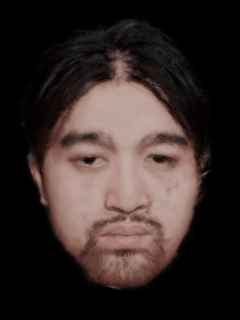
#> input picture images/compressed_renders/pitch_+00_yaw_+04.jpg, 240 x 320 px, found by its file name; its folder holds 4 pictures in this run
$ python generate_atlas.py
#> lines starting #> are read from the running program, lines starting #| are printed output that depends on the picture
from PIL import Image
import os, re

COMPRESSED_DIR = "images/compressed_renders"
OUTPUT_PATH = os.path.join(COMPRESSED_DIR, "atlas.jpg")

pitch_values = list(range(-10, 11, 2))
yaw_values = list(range(-20, 21, 2))

CELL_W, CELL_H = 240, 320
COLS, ROWS = len(yaw_values), len(pitch_values)
ATLAS_W, ATLAS_H = COLS * CELL_W, ROWS * CELL_H

pitch_to_row = {p: i for i, p in enumerate(pitch_values)}
yaw_to_col = {y: j for j, y in enumerate(yaw_values)}

atlas = Image.new("RGB", (ATLAS_W, ATLAS_H), (255, 255, 255))
#> atlas: PIL image 5040x3520 RGB; every value is 255
pattern = re.compile(r"pitch_([+-]\d+)_yaw_([+-]\d+)\.jpg")

for fname in os.listdir(COMPRESSED_DIR):
    m = pattern.match(fname)
    if not m:
        continue
    pitch, yaw = int(m.group(1)), int(m.group(2))
    row, col = pitch_to_row.get(pitch), yaw_to_col.get(yaw)
    if row is None or col is None:
        continue
    img = Image.open(os.path.join(COMPRESSED_DIR, fname))
#> img is the input picture: PIL image 240x320 RGB; mean R, G, B 54.6, 42.9, 40.4
    atlas.paste(img, (col * CELL_W, row * CELL_H))
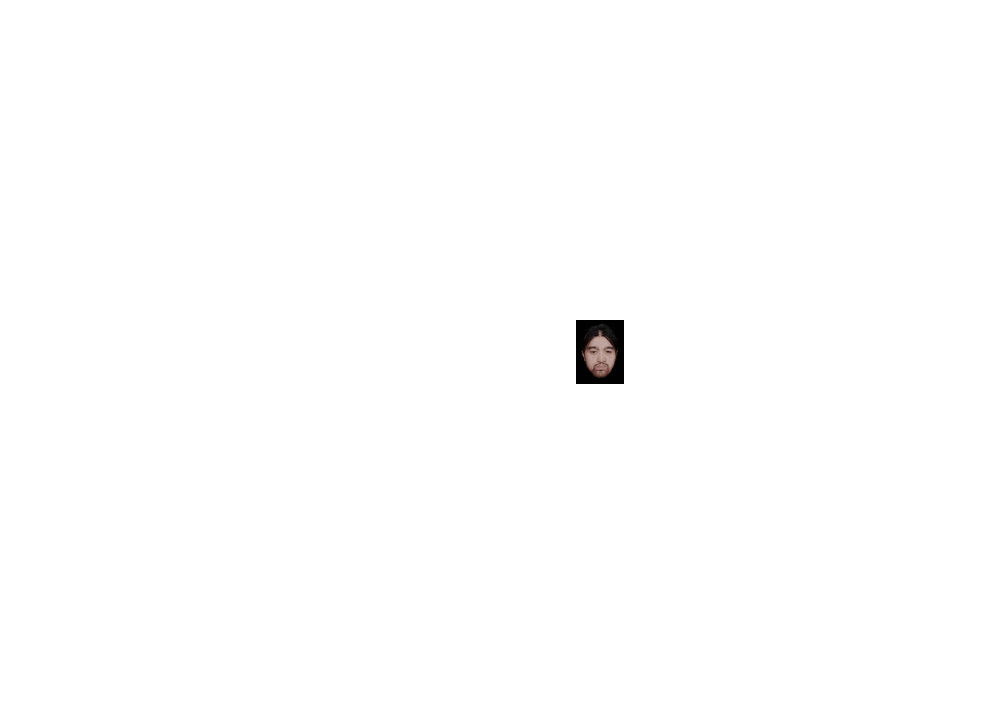
#> atlas: PIL image 5040x3520 RGB (shown at 1/5 size); mean R, G, B 254.1, 254.1, 254.1
#> pass 2 of the loop `for fname in os.listdir(COMPRESSED_DIR):`:
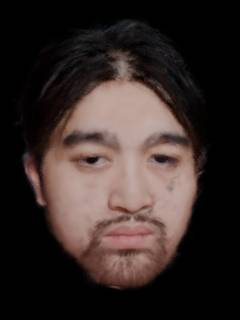
#> input picture images/compressed_renders/pitch_+00_yaw_+08.jpg, 240 x 320 px, found by its file name
#> img is the input picture: PIL image 240x320 RGB; mean R, G, B 54.4, 42.7, 40
#> `atlas.paste(img, (col * CELL_W, row * CELL_H))`:
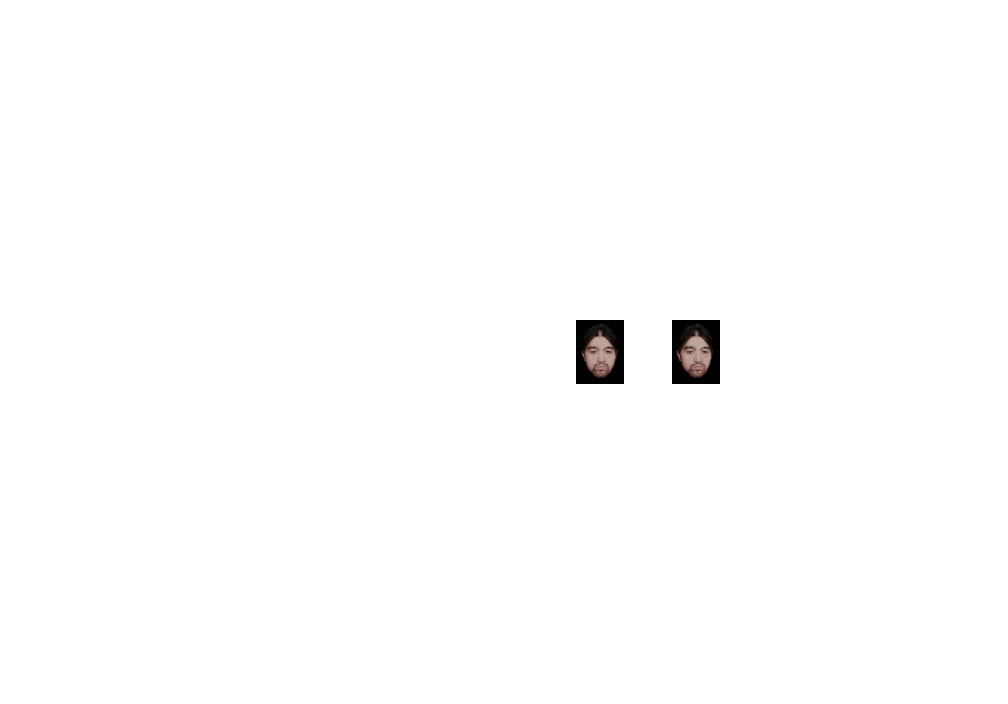
#> atlas: PIL image 5040x3520 RGB (shown at 1/5 size); mean R, G, B 253.3, 253.2, 253.1
#> pass 3 of the loop `for fname in os.listdir(COMPRESSED_DIR):`:
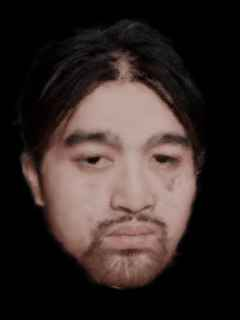
#> input picture images/compressed_renders/pitch_+00_yaw_+10.jpg, 240 x 320 px, found by its file name
#> img is the input picture: PIL image 240x320 RGB; mean R, G, B 54.1, 42.6, 40
#> `atlas.paste(img, (col * CELL_W, row * CELL_H))`:
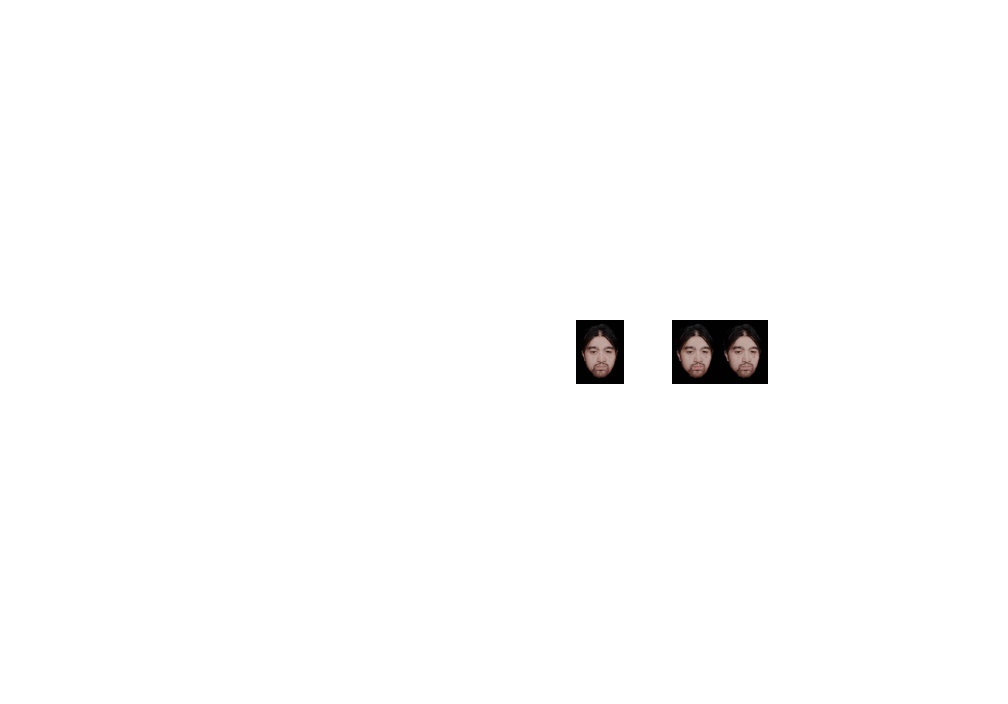
#> atlas: PIL image 5040x3520 RGB (shown at 1/5 size); mean R, G, B 252.4, 252.2, 252.2
#> the loop made 4 passes; the first 3 are shown

atlas.save(OUTPUT_PATH, quality=95)
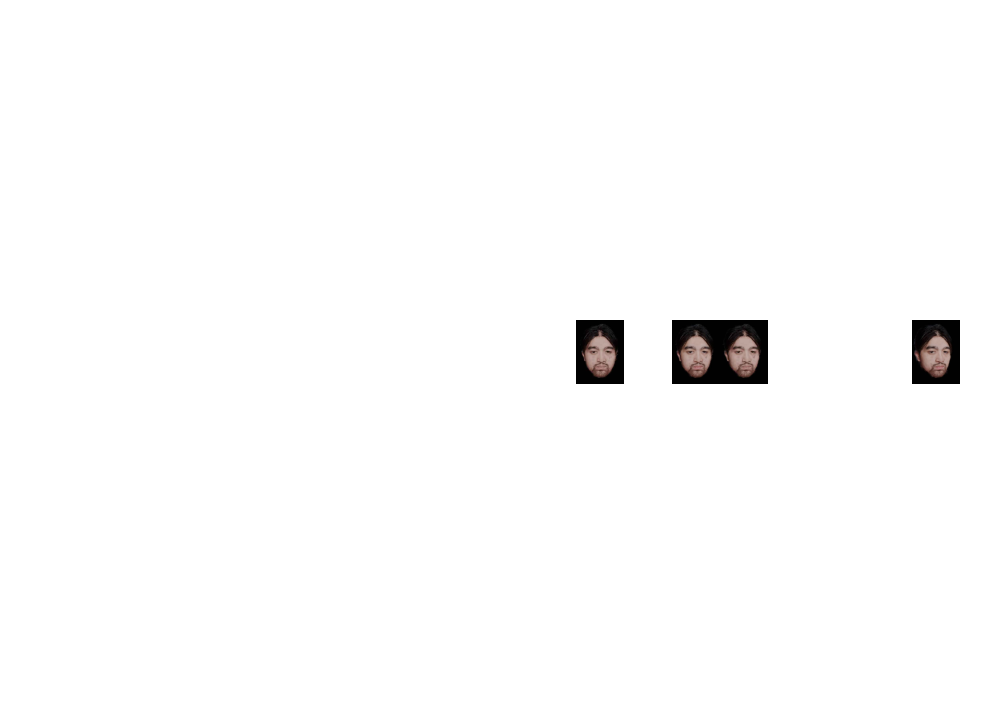
#> saved as atlas.jpg: PIL image 5040x3520 RGB (shown at 1/5 size); mean R, G, B 251.5, 251.3, 251.3
print(f"Saved atlas: {ATLAS_W}x{ATLAS_H}px ({ROWS} pitch rows x {COLS} yaw cols)")
